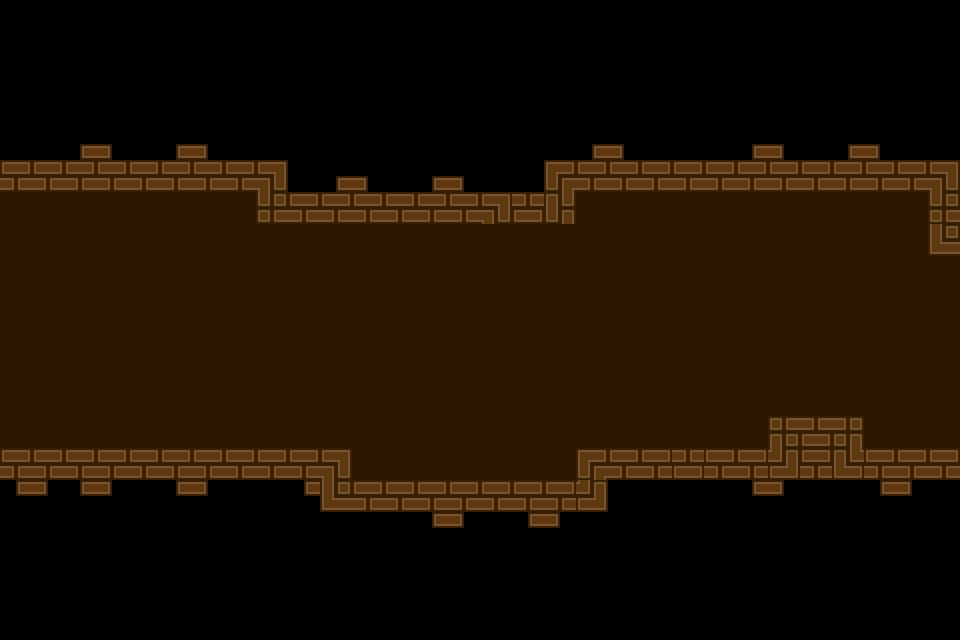

Tiled map render using the project's own tile images. Description and the whole map definition, tile-layer contents included, below:
An orthogonal 30x20 tile map with 32x32 px tiles, 1 tile layer (GroundLayer) and 8 objects (Player).

<map version="1.0" tiledversion="1.0.3" orientation="orthogonal" renderorder="right-down" width="30" height="20" tilewidth="32" tileheight="32" nextobjectid="16">
 <tileset firstgid="1" source="tileset.tsx" />
 <layer name="GroundLayer" width="30" height="20">
  <data encoding="csv">
69,69,69,69,69,69,69,69,69,69,69,69,69,69,69,69,69,69,69,69,69,69,69,69,69,69,69,69,69,69,
69,69,69,69,69,69,69,69,69,69,69,69,69,69,69,69,69,69,69,69,69,69,69,69,69,69,69,69,69,69,
69,69,69,69,69,69,69,69,69,69,69,69,69,69,69,69,69,69,69,69,69,69,69,69,69,69,69,69,69,69,
69,69,69,69,69,69,69,69,69,69,69,69,69,69,69,69,69,69,69,69,69,69,69,69,69,69,69,69,69,69,
69,69,156,157,69,156,157,69,69,69,69,69,69,69,69,69,69,69,156,157,69,69,69,156,157,69,156,157,69,69,
151,151,151,151,151,151,151,151,165,69,156,157,69,156,157,69,69,164,151,151,151,151,151,151,151,151,151,151,151,165,
248,248,248,248,248,248,248,248,168,151,151,151,151,151,151,165,153,150,248,248,248,248,248,248,248,248,248,248,248,168,
248,248,248,248,248,248,248,248,248,248,248,248,248,248,248,248,248,248,248,248,248,248,248,248,248,248,248,248,248,174,
248,248,248,248,248,248,248,248,248,248,248,248,248,248,248,248,248,248,248,248,248,248,248,248,248,248,248,248,248,248,
248,248,248,248,248,248,248,248,248,248,248,248,248,248,248,248,248,248,248,248,248,248,248,248,248,248,248,248,248,248,
248,248,248,248,248,248,248,248,248,248,248,248,248,248,248,248,248,248,248,248,248,248,248,248,248,248,248,248,248,248,
248,248,248,248,248,248,248,248,248,248,248,248,248,248,248,248,248,248,248,248,248,248,248,248,248,248,248,248,248,248,
248,248,248,248,248,248,248,248,248,248,248,248,248,248,248,248,248,248,248,248,248,248,248,248,248,248,248,248,248,248,
248,248,248,248,248,248,248,248,248,248,248,248,248,248,248,248,248,248,248,248,248,248,248,248,169,153,170,248,248,248,
151,151,151,151,151,151,151,151,151,151,165,248,248,248,248,248,248,248,164,151,151,153,151,151,166,151,167,151,151,151,
162,163,162,163,69,162,163,69,69,162,174,151,151,151,151,151,151,151,166,69,69,69,69,162,163,69,69,162,163,69,
69,69,69,69,69,69,69,69,69,69,69,69,69,162,163,69,162,163,69,69,69,69,69,69,69,69,69,69,69,69,
69,69,69,69,69,69,69,69,69,69,69,69,69,69,69,69,69,69,69,69,69,69,69,69,69,69,69,69,69,69,
69,69,69,69,69,69,69,69,69,69,69,69,69,69,69,69,69,69,69,69,69,69,69,69,69,69,69,69,69,69,
69,69,69,69,69,69,69,69,69,69,69,69,69,69,69,69,69,69,69,69,69,69,69,69,69,69,69,69,69,69
</data>
 </layer>
 <objectgroup name="PlayerObject">
  <object id="4" name="Player" x="34" y="418" width="24" height="28" />
 </objectgroup>
 <objectgroup name="NextLevelObject">
  <object id="7" x="949.5" y="257.334" width="7" height="193.333">
   <properties>
    <property name="NextMapName" value="Maps/Level8.tmx" />
   </properties>
  </object>
 </objectgroup>
 <objectgroup name="CoinObject">
  <object id="15" x="789" y="372" width="32" height="32" />
 </objectgroup>
 <objectgroup name="GroundObject">
  <object id="8" x="1" y="453" width="343" height="185" />
  <object id="9" x="351" y="486" width="222" height="154" />
  <object id="10" x="579" y="452" width="379" height="186" />
  <object id="11" x="770" y="418" width="92" height="30" />
 </objectgroup>
 <objectgroup name="FireEnemy">
  <object id="13" x="742" y="419" width="22" height="27" />
 </objectgroup>
</map>
